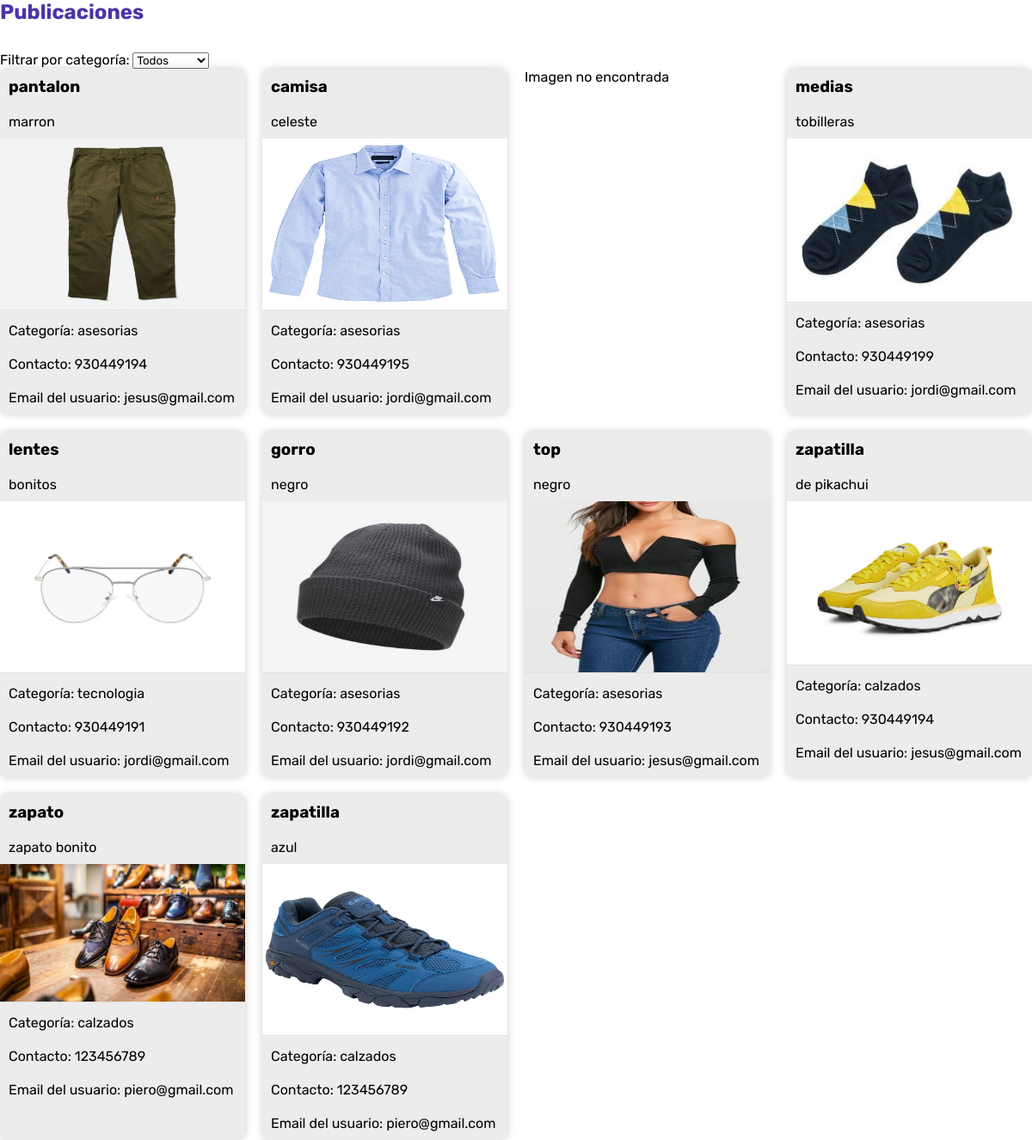
Page /Frontend/Exchange/publicacionestodas.php on the committed database.
### tables this page shows
CREATE TABLE `publicaciones` (
  `id` int(11) NOT NULL,
  `titulo` varchar(255) NOT NULL,
  `descripcion` text NOT NULL,
  `categoria` varchar(50) NOT NULL,
  `estado` varchar(20) NOT NULL,
  `id_usuario` int(11) NOT NULL,
  `imagen` char(255) DEFAULT NULL,
  `ubicacion` varchar(255) NOT NULL,
  `contacto` varchar(255) NOT NULL
);

CREATE TABLE `usuarios` (
  `id` int(11) NOT NULL,
  `nombre` varchar(255) NOT NULL,
  `email` varchar(255) NOT NULL,
  `contrasena` varchar(255) NOT NULL
);

### Frontend/Exchange/publicacionestodas.php (the view, shortened to what this page needs)
<?php
$servername = "localhost";
$username = "root";
$password = "";
$database = "uexchange";
$conn = new mysqli($servername, $username, $password, $database);
$sql = "SELECT publicaciones.*, usuarios.email FROM publicaciones
        JOIN usuarios ON publicaciones.id_usuario = usuarios.id";
$result = $conn->query($sql);
?>
<!DOCTYPE html>
<html lang="es">
<head>
    <link rel="stylesheet" href="./css/main.css">
</head>
<body>
    <h2 class="titulo-principal" id="titulo-principal">Publicaciones</h2>
    <label for="filtroCategoria">Filtrar por categoría:</label>
    <select id="filtroCategoria" name="filtroCategoria" onchange="cambiarCategoria()">
        <option value="">Todos</option>
    </select>
    <div class="contenedor-publicaciones" id="contenedor-publicaciones">
        <?php
        if ($result->num_rows > 0) {
            while ($row = $result->fetch_assoc()) {
                $titulo = $row["titulo"];
                $descripcion = $row["descripcion"];
                $imagen = $row["imagen"];
                $categoria = $row["categoria"];
                $contacto = $row["contacto"];
                $email = $row["email"];
                $ruta_imagen = "directorio_destino/" . $imagen;
                if (file_exists($ruta_imagen)) {
                    echo "<div class='publicacion'>";
                    echo "<h3 class='publicacion-titulo'>" . $titulo . "</h3>";
                    echo "<p class='publicacion-descripcion'>" . $descripcion . "</p>";
                    echo "<img class='publicacion-imagen' src='" . $ruta_imagen . "' alt='" . $titulo . "'>";
                    echo "<p class='publicacion-categoria'>Categoría: " . $categoria . "</p>";
                    echo "<p class='publicacion-contacto'>Contacto: " . $contacto . "</p>";
                    echo "<p class='publicacion-email'>Email del usuario: " . $email . "</p>";
                    echo "</div>";
                } else {
                    echo "Imagen no encontrada";
                }
            }
        } else {
            echo "<p class='mensaje'>No se encontraron publicaciones.</p>";
        }
        ?>
    </div>
</body>
</html>

### Frontend/Exchange/css/main.css (style rules this page uses)
:root { --clr-main: #4b33a8; --clr-main-light: #785ce9; --clr-white: #ececec; --clr-gray: #e2e2e2; --clr-red: #961818; }
* { margin: 0; padding: 0; box-sizing: border-box; font-family: 'Rubik', sans-serif; }
h1, h2, h3, h4, h5, h6, p, a, input, textarea, ul { margin: 0; padding: 0; }
.titulo-principal { color: var(--clr-main); margin-bottom: 2rem; }

### Frontend/Exchange/publicacionestodas.php (style rules this page uses)
.contenedor-publicaciones { display: grid; grid-template-columns: repeat(auto-fill, minmax(250px, 1fr)); gap: 20px; }
.publicacion { background-color: var(--clr-white); border-radius: 10px; box-shadow: 0 0 10px rgba(0, 0, 0, 0.2); overflow: hidden; width: 100%; }
.publicacion-titulo, .publicacion-descripcion, .publicacion-categoria, .publicacion-contacto, .publicacion-email { padding: 10px; margin: 0; }
.publicacion-imagen { width: 100%; height: auto; max-height: 200px; border-bottom: 1px solid var(--clr-gray); }

### rows in the picture
publicaciones: titulo "pantalon", descripcion "marron", imagen (picture), categoria "asesorias", contacto "930449194", id_usuario.email "jesus@gmail.com"
publicaciones: titulo "camisa", descripcion "celeste", imagen (picture), categoria "asesorias", contacto "930449195", id_usuario.email "jordi@gmail.com"
publicaciones: shows "Imagen no encontrada"
publicaciones: titulo "medias", descripcion "tobilleras", imagen (picture), categoria "asesorias", contacto "930449199", id_usuario.email "jordi@gmail.com"
publicaciones: titulo "lentes", descripcion "bonitos", imagen (picture), categoria "tecnologia", contacto "930449191", id_usuario.email "jordi@gmail.com"
publicaciones: titulo "gorro", descripcion "negro", imagen (picture), categoria "asesorias", contacto "930449192", id_usuario.email "jordi@gmail.com"
publicaciones: titulo "top", descripcion "negro", imagen (picture), categoria "asesorias", contacto "930449193", id_usuario.email "jesus@gmail.com"
publicaciones: titulo "zapatilla", descripcion "de pikachui", imagen (picture), categoria "calzados", contacto "930449194", id_usuario.email "jesus@gmail.com"
publicaciones: titulo "zapato", descripcion "zapato bonito", imagen (picture), categoria "calzados", contacto "123456789", id_usuario.email "piero@gmail.com"
publicaciones: titulo "zapatilla", descripcion "azul", imagen (picture), categoria "calzados", contacto "123456789", id_usuario.email "piero@gmail.com"
